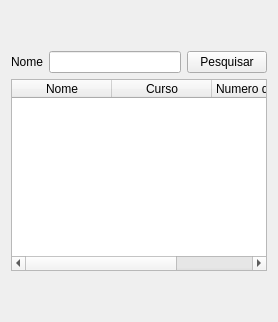
            <widget class="QWidget" name="materia2">
             <layout class="QGridLayout" name="gridLayout_18">
              <item row="0" column="0">
               <layout class="QGridLayout" name="gridLayout_17">
                <item row="1" column="0">
                 <widget class="QLabel" name="materia_lbl_nome_2">
                  <property name="text">
                   <string>Nome</string>
                  </property>
                 </widget>
                </item>
                <item row="1" column="1">
                 <widget class="QLineEdit" name="materia_input_search"/>
                </item>
                <item row="0" column="1">
                 <spacer name="verticalSpacer_19">
                  <property name="orientation">
                   <enum>Qt::Vertical</enum>
                  </property>
                  <property name="sizeHint" stdset="0">
                   <size>
                    <width>20</width>
                    <height>40</height>
                   </size>
                  </property>
                 </spacer>
                </item>
                <item row="3" column="1">
                 <spacer name="verticalSpacer_20">
                  <property name="orientation">
                   <enum>Qt::Vertical</enum>
                  </property>
                  <property name="sizeHint" stdset="0">
                   <size>
                    <width>20</width>
                    <height>40</height>
                   </size>
                  </property>
                 </spacer>
                </item>
                <item row="1" column="2">
                 <widget class="QPushButton" name="materia_submeter_busca">
                  <property name="text">
                   <string>Pesquisar</string>
                  </property>
                 </widget>
                </item>
                <item row="2" column="0" colspan="3">
                 <widget class="QTableWidget" name="materia_table">
                  <property name="editTriggers">
                   <set>QAbstractItemView::NoEditTriggers</set>
                  </property>
                  <property name="selectionBehavior">
                   <enum>QAbstractItemView::SelectRows</enum>
                  </property>
                  <attribute name="verticalHeaderVisible">
                   <bool>false</bool>
                  </attribute>
                  <column>
                   <property name="text">
                    <string>Nome</string>
                   </property>
                  </column>
                  <column>
                   <property name="text">
                    <string>Curso</string>
                   </property>
                  </column>
                  <column>
                   <property name="text">
                    <string>Numero de Aulas</string>
                   </property>
                  </column>
                 </widget>
                </item>
               </layout>
              </item>
             </layout>
            </widget>
